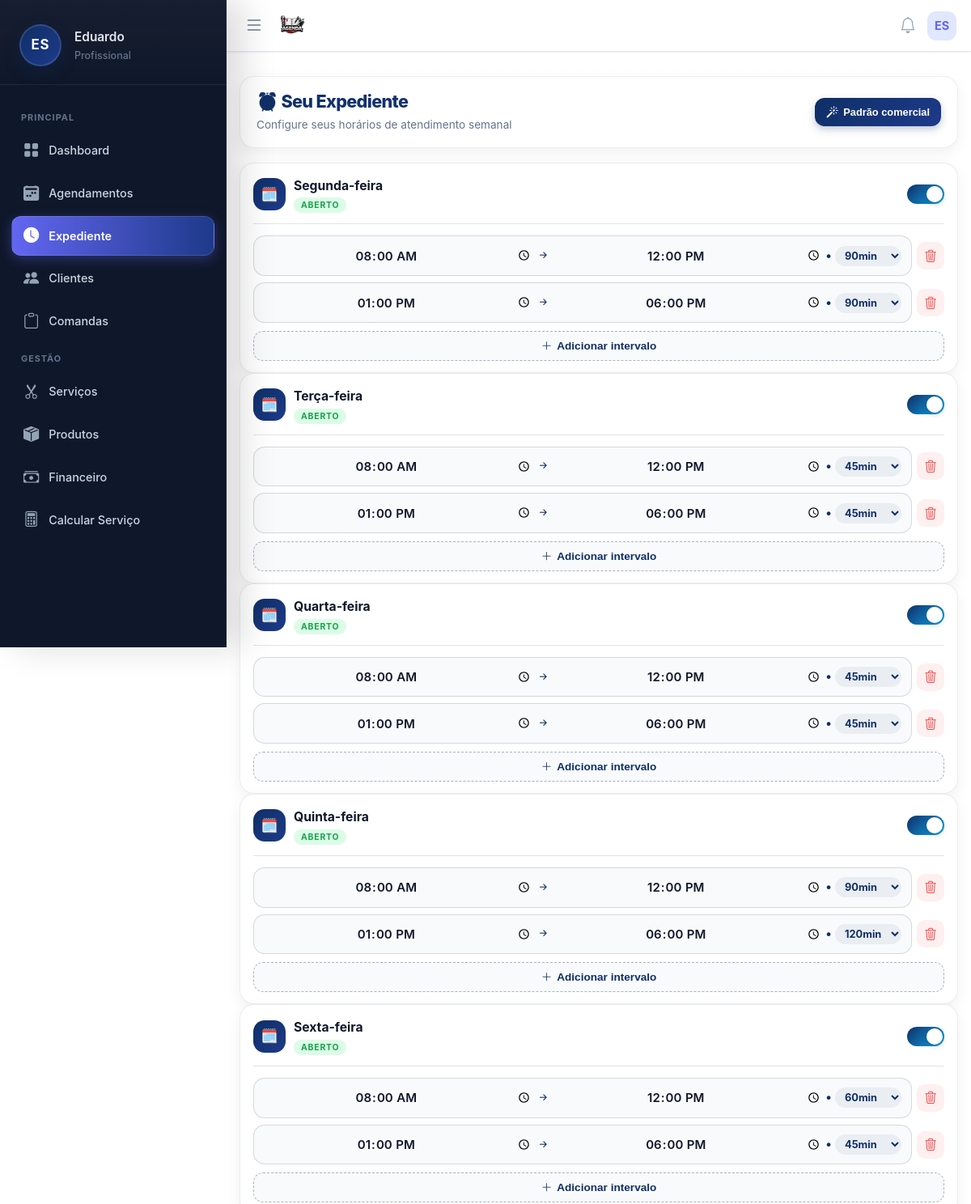
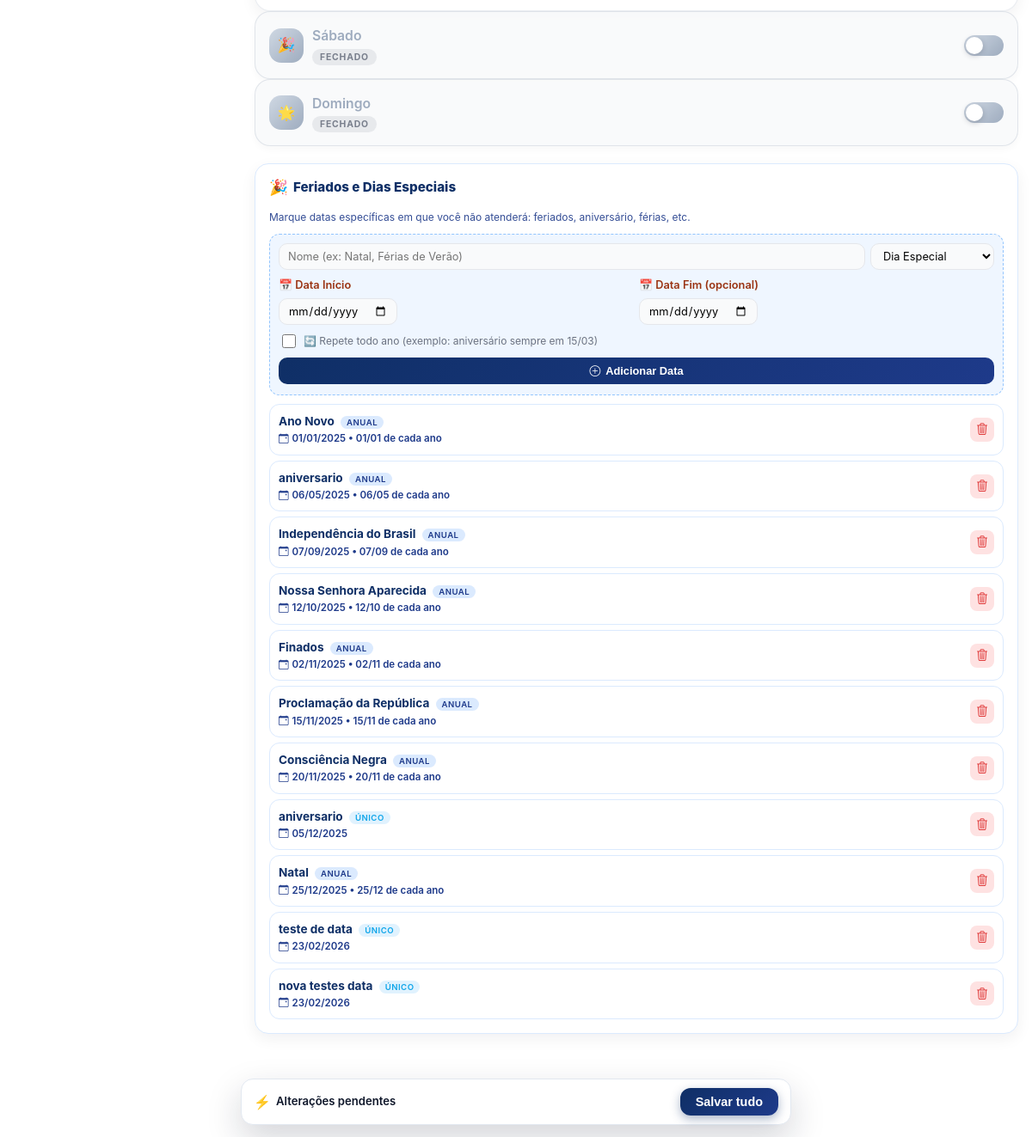
The app's page /pages/horarios/horarios.php (signed in) with its own data (2 pictures, top to bottom).
### tables this page shows
CREATE TABLE usuarios (
        id INTEGER PRIMARY KEY AUTOINCREMENT,
        nome TEXT, email TEXT, telefone TEXT, foto TEXT, biografia TEXT,
        cep TEXT, endereco TEXT, numero TEXT, bairro TEXT, cidade TEXT, estado TEXT,
        criado_em DATETIME DEFAULT CURRENT_TIMESTAMP
    , senha TEXT, estabelecimento TEXT, cor_tema TEXT DEFAULT '#4f46e5', ultimo_login DATETIME, ativo INTEGER DEFAULT 1, data_expiracao DATE, is_vitalicio INTEGER DEFAULT 0, quem_indicou TEXT, valor_mensalidade REAL DEFAULT 19.90, indicado_por TEXT, valor_mensal REAL DEFAULT 19.90, token_recuperacao TEXT, token_validade DATETIME, tipo_estabelecimento TEXT DEFAULT 'Salão de Beleza', instagram TEXT, cpf TEXT, lembrete_email_ativo INTEGER DEFAULT 0, lembrete_email_tempo INTEGER DEFAULT 4, lembrete_email_unidade TEXT DEFAULT 'horas', lembrete_email_cliente INTEGER DEFAULT 1, lembrete_email_confirmar INTEGER DEFAULT 0, lembrete_email_outro TEXT, lembrete_email_copia INTEGER DEFAULT 0, agendamento_min_antecedencia INTEGER DEFAULT 4, agendamento_min_unidade TEXT DEFAULT 'horas', receber_email_diario INTEGER DEFAULT 0, is_teste INTEGER DEFAULT 0, vendedor_id INTEGER);

CREATE TABLE horarios_atendimento (
        id INTEGER PRIMARY KEY AUTOINCREMENT,
        user_id INTEGER NOT NULL,
        dia_semana INTEGER NOT NULL,
        inicio TEXT NOT NULL,
        fim TEXT NOT NULL,
        criado_em DATETIME DEFAULT CURRENT_TIMESTAMP
    , intervalo_minutos INTEGER DEFAULT 30);

CREATE TABLE dias_especiais_fechamento (
        id INTEGER PRIMARY KEY AUTOINCREMENT,
        user_id INTEGER NOT NULL,
        data DATE NOT NULL,
        tipo VARCHAR(50) NOT NULL,
        nome VARCHAR(255) NOT NULL,
        recorrente BOOLEAN DEFAULT 0,
        created_at DATETIME DEFAULT CURRENT_TIMESTAMP,
        FOREIGN KEY (user_id) REFERENCES usuarios(id) ON DELETE CASCADE
    );

### pages/horarios/horarios.php (the view, shortened to what the rows shown need)
<?php
include '../../includes/db.php';
$userId = $_SESSION['user_id'];
$stmt = $pdo->prepare("SELECT * FROM horarios_atendimento WHERE user_id = ? ORDER BY dia_semana ASC, inicio ASC");
$stmt->execute([$userId]);
$registros = $stmt->fetchAll();
$agenda = array_fill(0, 7, []);
foreach ($registros as $reg) {
    $agenda[$reg['dia_semana']][] = [
        'inicio' => $reg['inicio'],
        'fim' => $reg['fim'],
        'intervalo_minutos' => $reg['intervalo_minutos'] ?? 30
    ];
}
$stmt = $pdo->prepare("SELECT * FROM dias_especiais_fechamento WHERE user_id = ? ORDER BY data ASC");
$stmt->execute([$userId]);
$diasEspeciais = $stmt->fetchAll();
$diasSemana = [
    1 => 'Segunda-feira',
    2 => 'Terça-feira',
    3 => 'Quarta-feira',
    4 => 'Quinta-feira',
    5 => 'Sexta-feira',
    6 => 'Sábado',
    0 => 'Domingo'
];
include '../../includes/header.php';
include '../../includes/menu.php';
?>
<div class="main-wrapper">
    <div class="page-header">
        <div class="page-header-top">
            <div class="page-title-wrapper">
                <h2>⏰ Seu Expediente</h2>
            </div>
        </div>
    </div>
    <form method="POST" id="formHorarios">
        <?php
        $iconesDias = [
            1 => '🗓️',
            2 => '🗓️',
            3 => '🗓️',
            4 => '🗓️',
            5 => '🗓️',
            6 => '🎉',
            0 => '🌟'
        ];
        foreach ($diasSemana as $diaIndex => $diaNome):
            $temHorarios = count($agenda[$diaIndex]) > 0;
            $cardClass   = $temHorarios ? '' : 'closed';
            $icone = $iconesDias[$diaIndex];
        ?>
            <div class="day-card <?php echo $cardClass; ?>" id="card-<?php echo $diaIndex; ?>">
                <div class="day-header">
                    <div class="day-info" onclick="triggerToggle(<?php echo $diaIndex; ?>)">
                        <div class="day-icon"><?php echo $icone; ?></div>
                        <div>
                            <div class="day-title"><?php echo $diaNome; ?></div>
                            <span id="badge-<?php echo $diaIndex; ?>" class="status-badge <?php echo $temHorarios ? 'status-open' : 'status-closed'; ?>">
                                <?php echo $temHorarios ? 'Aberto' : 'Fechado'; ?>
                            </span>
                        </div>
                    </div>
                    <label class="switch">
                        <span class="slider"></span>
                    </label>
                </div>
                <div class="day-body" id="body-<?php echo $diaIndex; ?>" style="<?php echo $temHorarios ? '' : 'display:none;'; ?>">
                    <div class="slots-list" id="slots-<?php echo $diaIndex; ?>">
                        <?php foreach ($agenda[$diaIndex] as $i => $horario): ?>
                            <div class="time-slot-row">
                                <div class="time-capsule">
                                    <input type="time" name="horarios[<?php echo $diaIndex; ?>][<?php echo $i; ?>][inicio]"
                                           class="time-input" value="<?php echo $horario['inicio']; ?>" required>
                                    <span class="time-separator"><i class="bi bi-arrow-right-short"></i></span>
                                    <input type="time" name="horarios[<?php echo $diaIndex; ?>][<?php echo $i; ?>][fim]"
                                           class="time-input" value="<?php echo $horario['fim']; ?>" required>
                                    <span class="time-separator">•</span>
                                    <select name="horarios[<?php echo $diaIndex; ?>][<?php echo $i; ?>][intervalo]" class="interval-select" title="Intervalo entre horários">
                                        <option value="45" <?php echo ($horario['intervalo_minutos'] == 45) ? 'selected' : ''; ?>>45min</option>
                                        <option value="60" <?php echo ($horario['intervalo_minutos'] == 60) ? 'selected' : ''; ?>>60min</option>
                                        <option value="90" <?php echo ($horario['intervalo_minutos'] == 90) ? 'selected' : ''; ?>>90min</option>
                                    </select>
                                </div>
                                <button type="button" class="btn-remove" onclick="removerSlot(this)" title="Remover intervalo">
                                    <i class="bi bi-trash3"></i>
                                </button>
                            </div>
                        <?php endforeach; ?>
                    </div>
                    <button type="button" class="btn-add" onclick="adicionarSlot(<?php echo $diaIndex; ?>)">
                        <i class="bi bi-plus-lg"></i> Adicionar intervalo
                    </button>
                </div>
            </div>
        <?php endforeach; ?>
    </form>
    <div class="special-days-section">
        <div class="special-days-list" id="special-days-list">
            <?php if (empty($diasEspeciais)): ?>
                <div class="empty-state">
                    <i class="bi bi-calendar-x" style="font-size: 2rem; display: block; margin-bottom: 8px;"></i>
                    Nenhum dia especial cadastrado
                </div>
            <?php else: ?>
                <?php foreach ($diasEspeciais as $dia): ?>
                    <div class="special-day-item" data-id="<?php echo $dia['id']; ?>">
                        <div class="special-day-info">
                            <div class="special-day-name">
                                <?php echo htmlspecialchars($dia['nome']); ?>
                                <?php if ($dia['recorrente']): ?>
                                    <span class="special-day-badge badge-recorrente">Anual</span>
                                <?php else: ?>
                                    <span class="special-day-badge badge-unico">Único</span>
                                <?php endif; ?>
                            </div>
                            <div class="special-day-date">
                                <i class="bi bi-calendar-event"></i>
                                <?php
                                    $dataObj = new DateTime($dia['data']);
                                    echo $dataObj->format('d/m/Y');
                                    if ($dia['recorrente']) {
                                        echo ' • ' . $dataObj->format('d/m') . ' de cada ano';
                                    }
                                ?>
                            </div>
                        </div>
                        <button type="button"
                                class="btn-remove-special"
                                onclick="removerDiaEspecial(<?php echo $dia['id']; ?>)"
                                title="Remover">
                            <i class="bi bi-trash3"></i>
                        </button>
                    </div>
                <?php endforeach; ?>
            <?php endif; ?>
        </div>
    </div>
</div>
<?php
include '../../includes/footer.php';
?>

### includes/menu.php (shortened to what the rows shown need)
<?php
$userRole     = 'Profissional';
$iniciais     = 'V';
$firstName    = 'Visitante';
if (isset($pdo) && isset($_SESSION['user_id'])) {
    $stmtUser = $pdo->prepare("SELECT nome, email, estabelecimento FROM usuarios WHERE id = ? LIMIT 1");
    $stmtUser->execute([$_SESSION['user_id']]);
    $dadoUsuario = $stmtUser->fetch(PDO::FETCH_ASSOC);
    if ($dadoUsuario && !empty($dadoUsuario['nome'])) {
        $userName = $dadoUsuario['nome'];
        $partesNome = explode(' ', trim($userName));
        $firstName  = $partesNome[0];
        $primeiraLetra = mb_substr($partesNome[0], 0, 1);
        $ultimaLetra   = '';
        if (count($partesNome) > 1) {
            $ultimoNome  = end($partesNome);
            $ultimaLetra = mb_substr($ultimoNome, 0, 1);
        }
        $iniciais = strtoupper($primeiraLetra . $ultimaLetra);
    }
}
?>
<link rel="stylesheet" href="https://cdn.jsdelivr.net/npm/bootstrap-icons@1.11.3/font/bootstrap-icons.min.css">
<nav class="app-navbar">
    <div style="display:flex; align-items:center; gap:10px;">
        <div style="position:relative;">
            <div class="navbar-avatar" id="userAvatarBtn">
                <?php echo $iniciais; ?>
            </div>
        </div>
    </div>
</nav>
<aside class="app-sidebar" id="sidebar">
    <div class="sidebar-header">
        <div class="avatar-circle">
            <?php echo $iniciais; ?>
        </div>
        <div class="user-info">
            <h4><?php echo htmlspecialchars($firstName); ?></h4>
            <span><?php echo htmlspecialchars($userRole); ?></span>
        </div>
    </div>
</aside>

### records on screen
usuarios: nome "ES", nome "Eduardo"
horarios_atendimento: inicio "13:00", fim "18:00", intervalo_minutos "90min"
horarios_atendimento: inicio "08:00", fim "12:00", intervalo_minutos "60min"
dias_especiais_fechamento: nome "Ano Novo", recorrente "ANUAL", data "01/01/2025", data "01/01"
dias_especiais_fechamento: nome "aniversario", recorrente "ANUAL", data "06/05/2025", data "06/05"
dias_especiais_fechamento: nome "Independência do Brasil", recorrente "ANUAL", data "07/09/2025", data "07/09"
dias_especiais_fechamento: nome "Nossa Senhora Aparecida", recorrente "ANUAL", data "12/10/2025", data "12/10"
dias_especiais_fechamento: nome "Finados", recorrente "ANUAL", data "02/11/2025", data "02/11"
dias_especiais_fechamento: nome "Proclamação da República", recorrente "ANUAL", data "15/11/2025", data "15/11"
dias_especiais_fechamento: nome "Consciência Negra", recorrente "ANUAL", data "20/11/2025", data "20/11"
dias_especiais_fechamento: nome "aniversario", recorrente "ÚNICO", data "05/12/2025"
dias_especiais_fechamento: nome "Natal", recorrente "ANUAL", data "25/12/2025", data "25/12"
dias_especiais_fechamento: nome "teste de data", recorrente "ÚNICO", data "23/02/2026"
dias_especiais_fechamento: nome "nova testes data", recorrente "ÚNICO", data "23/02/2026"

### other values on screen
$userRole "Profissional"
$icone "🗓️"
$diaNome "Segunda-feira"
$diaNome "Terça-feira"
$diaNome "Quarta-feira"
$diaNome "Quinta-feira"
$diaNome "Sexta-feira"
$icone "🎉"
$diaNome "Sábado"
$icone "🌟"
$diaNome "Domingo"
